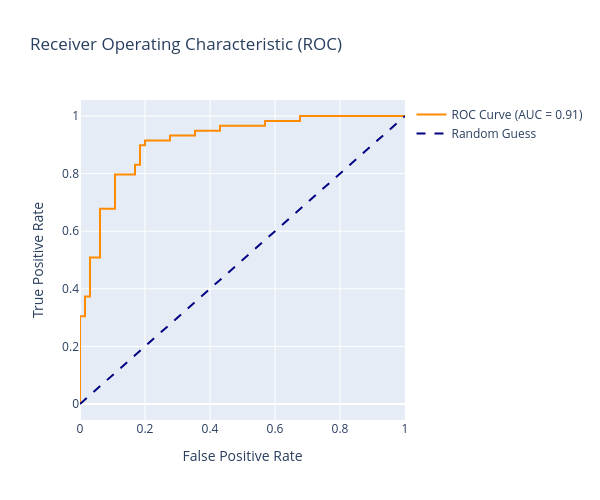

Notebook code for this chart:
### Code cell
import plotly.graph_objects as go
from sklearn.metrics import roc_curve, auc

fpr, tpr, thresholds = roc_curve(y_test, y_prob)
roc_auc = auc(fpr, tpr)

fig_roc = go.Figure()
fig_roc.add_trace(go.Scatter(x=fpr, y=tpr, mode='lines', name=f'ROC Curve (AUC = {roc_auc:.2f})', line=dict(color='darkorange')))
fig_roc.add_trace(go.Scatter(x=[0, 1], y=[0, 1], mode='lines', name='Random Guess', line=dict(dash='dash', color='navy')))
fig_roc.update_layout(
    title='Receiver Operating Characteristic (ROC)',
    xaxis_title='False Positive Rate',
    yaxis_title='True Positive Rate',
    showlegend=True,
    width=600,
    height=500
)
fig_roc.show()

### Figure 1 — Plotly figure (JSON) as saved in the notebook; plotly's stock layout.template omitted (floating-point values rounded to 4 significant figures)
{"data": [{"line": {"color": "darkorange"}, "mode": "lines", "name": "ROC Curve (AUC = 0.91)", "type": "scatter", "x": [0.0, 0.0, 0.0, 0.01538, 0.01538, 0.03077, 0.03077, 0.06154, 0.06154, 0.1077, 0.1077, 0.1692, 0.1692, 0.1846, 0.1846, 0.2, 0.2, 0.2769, 0.2769, 0.3538, 0.3538, 0.4308, 0.4308, 0.5692, 0.5692, 0.6769, 0.6769, 1.0], "y": [0.0, 0.01695, 0.3051, 0.3051, 0.3729, 0.3729, 0.5085, 0.5085, 0.678, 0.678, 0.7966, 0.7966, 0.8305, 0.8305, 0.8983, 0.8983, 0.9153, 0.9153, 0.9322, 0.9322, 0.9492, 0.9492, 0.9661, 0.9661, 0.9831, 0.9831, 1.0, 1.0]}, {"line": {"color": "navy", "dash": "dash"}, "mode": "lines", "name": "Random Guess", "type": "scatter", "x": [0, 1], "y": [0, 1]}], "layout": {"height": 500, "showlegend": true, "title": {"text": "Receiver Operating Characteristic (ROC)"}, "width": 600, "xaxis": {"title": {"text": "False Positive Rate"}}, "yaxis": {"title": {"text": "True Positive Rate"}}}}
